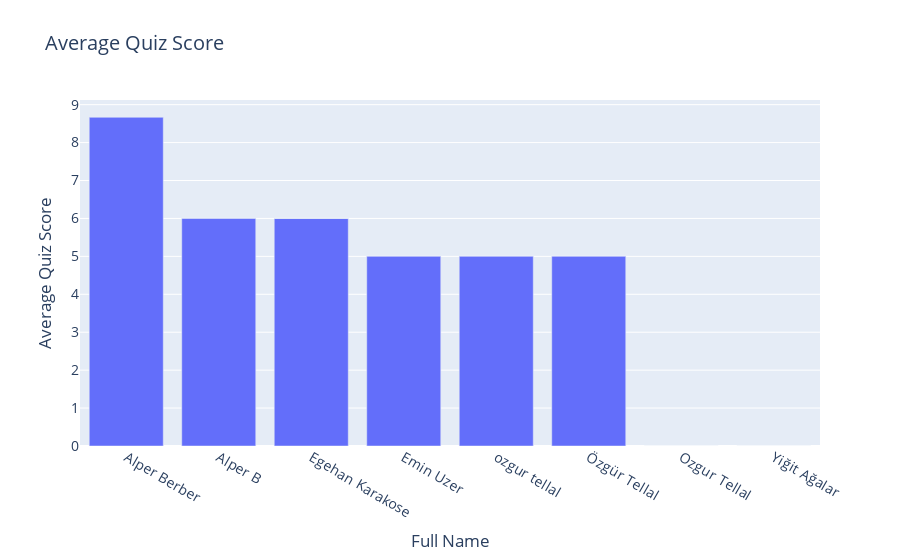

The notebook cell saved with this chart:
### Code cell
# Creating the bar chart using Plotly
fig = go.Figure(data=[
    go.Bar(name='Completion Rate', x=average_quiz_score['fullName'], y=average_quiz_score['avg_success_score'])
])

# Update layout
fig.update_layout(
    title='Average Quiz Score',
    xaxis=dict(title='Full Name'),
    yaxis=dict(title='Average Quiz Score'),
    legend=dict(x=0.01, y=0.99),
    legend_title_text='Legend',
    font=dict(size=14)
)

# Show the figure
fig.show()

### Figure 1 — Plotly figure (JSON) as saved in the notebook; plotly's stock layout.template omitted (floating-point values rounded to 4 significant figures)
{"data": [{"name": "Completion Rate", "type": "bar", "x": ["Alper Berber", "Alper B", "Egehan Karakose", "Emin Uzer", "ozgur tellal", "Özgür Tellal", "Egehan Karakose", "Ozgur Tellal", "Yiğit Ağalar"], "y": [8.667, 6, 6, 5, 5, 5, 0, 0, 0]}], "layout": {"font": {"size": 14}, "legend": {"title": {"text": "Legend"}, "x": 0.01, "y": 0.99}, "title": {"text": "Average Quiz Score"}, "xaxis": {"title": {"text": "Full Name"}}, "yaxis": {"title": {"text": "Average Quiz Score"}}}}
